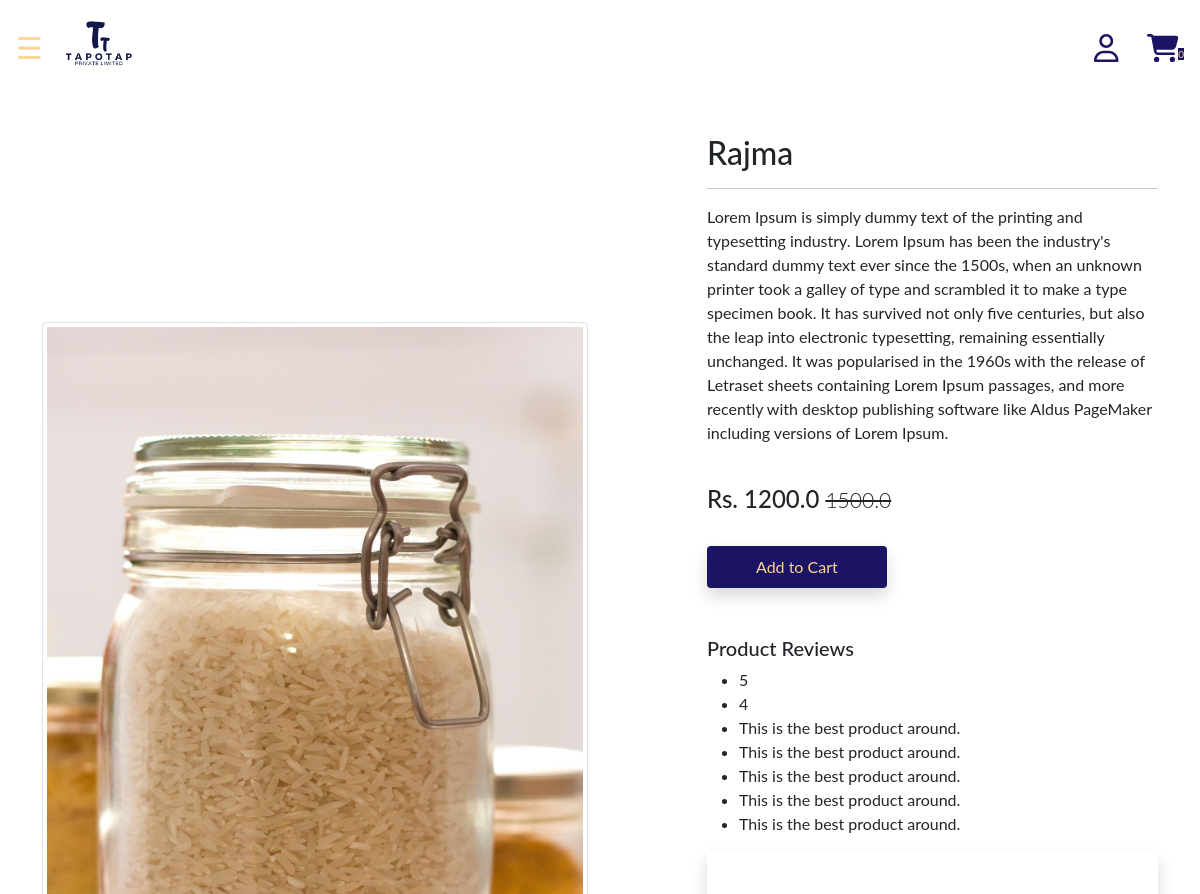
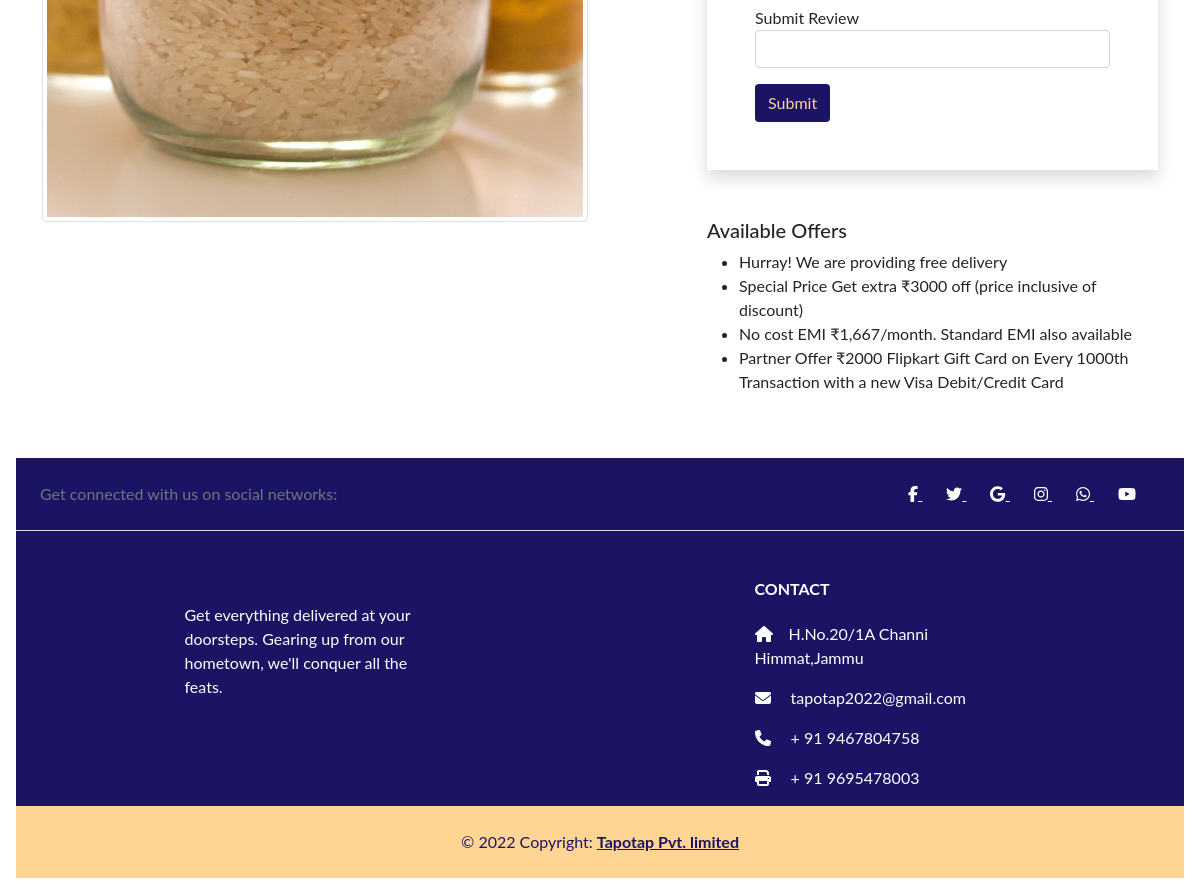
Screenshot of /product-detail/1/ with the database file from the repository (2 pictures, top to bottom).
### app/models.py (models this page shows, shortened)
class Product(models.Model):
 title = models.CharField(max_length=100)
 selling_price = models.FloatField()
 discounted_price = models.FloatField()
 description = models.TextField()
 brand = models.CharField(max_length=100)
 category = models.CharField( choices=CATEGORY_CHOICES, max_length=2)
 product_image = models.ImageField()

class Ratings(models.Model):
  user = models.ForeignKey(User, on_delete=models.CASCADE)
  product = models.ForeignKey(Product, on_delete=models.CASCADE)
  rating = models.CharField(max_length=500)
  def __str__(self):
      return self.rating

### app/views.py (the view)
# urls.py: path('product-detail/<int:pk>/', views.ProductDetailView.as_view(), name='product-detail'),
class ProductDetailView(View):
	def get(self, request, pk):
		form = RatingForm
		totalitem = 0
		product = Product.objects.get(pk=pk)
		ratings = Ratings.objects.filter(product = pk)
		print(ratings)
		print(product.id)
		item_already_in_cart=False
		if request.user.is_authenticated:
			totalitem = len(Cart.objects.filter(user=request.user))
			item_already_in_cart = Cart.objects.filter(Q(product=product.id) & Q(user=request.user)).exists()
		return render(request, 'app/productdetail.html', {'product':product, 'item_already_in_cart':item_already_in_cart, 'form': form, 'totalitem':totalitem, 'ratings': ratings})

### app/templates/app/productdetail.html (shortened to what this page needs)
{% extends 'app/base.html' %}
{% load static %}
{% block main-content %}
<div class="container my-5">
 <div class="row">
  <div class="col-sm-6 text-center align-self-center">
   <img src="{{product.product_image.url}}" alt="" class="img-fluid img-thumbnail">
  </div>
  <div class="col-sm-5 offset-sm-1">
   <h2>{{product.title}}</h2>
   <hr>
   <p>{{product.description}}</p> <br>
   <h4>Rs. {{product.discounted_price}} <small class="fw-light text-decoration-line-through">{{product.selling_price}}</small></h4> <br>
   {% if not request.user.is_authenticated %}
     <form action="/add-to-cart" class="d-inline">
      <button type="submit" class="btn btn-buynow shadow px-5 py-2">Add to Cart</button>
     </form>
   {% endif %}
   <h5 class="mt-5">Product Reviews</h5>
   <ul>
    {% for r in ratings %}
    <li>{{r.rating}}</li>
    {% endfor %}
   </ul>
    <form action="/submitrating/{{product.id}}/" method="post" novalidate class="shadow p-5">
       {% for fm in form %}
        <div class="form-group mb-3">
        Submit Review{{fm}} <small class="text-danger">{{fm.errors|striptags}}</small>
        </div>
       {% endfor %}
       <input type="submit" value="Submit" class="btn btn-search">
      </form>
   <h5 class="mt-5">Available Offers</h5>
   <ul>
    <li>Hurray! We are providing free delivery</li>
    <li>Special Price Get extra ₹3000 off (price inclusive of discount)</li>
    <li>No cost EMI ₹1,667/month. Standard EMI also available</li>
    <li>Partner Offer ₹2000 Flipkart Gift Card on Every 1000th Transaction with a new Visa Debit/Credit Card</li>
   </ul>
  </div>
 </div>
</div>
{% endblock main-content %}

### app/templates/app/base.html (style rules this page uses)
body { font-family: "Lato", sans-serif; transition: background-color .1s; }
.btn-buynow { background-color: #1B1464; color: #FFD593; }
.btn-search { background-color: #1B1464; color: #FFD593; }

### rows the page displays
Product: product_image (picture), title "Rajma", description "Lorem Ipsum is simply dummy text of the printing and typesetting industry. Lorem Ipsum has been the industry's standard dummy text ever since the 1500s, when an unknown printer took a galley of type and scrambled it to make a type specimen book. It has survived not only five centuries, but also the leap into electronic typesetting, remaining essentially unchanged. It was popularised in the 1960s with the release of Letraset sheets containing Lorem Ipsum passages, and more recently with desktop publishing software like Aldus PageMaker including versions of Lorem Ipsum.", discounted_price "1200.0", selling_price "1500.0"
Ratings: rating "5"
Ratings: rating "4"
Ratings: rating "This is the best product around."
Ratings: rating "This is the best product around."
Ratings: rating "This is the best product around."
Ratings: rating "This is the best product around."
Ratings: rating "This is the best product around."

### other values shown
{{ totalitem }} "0"
